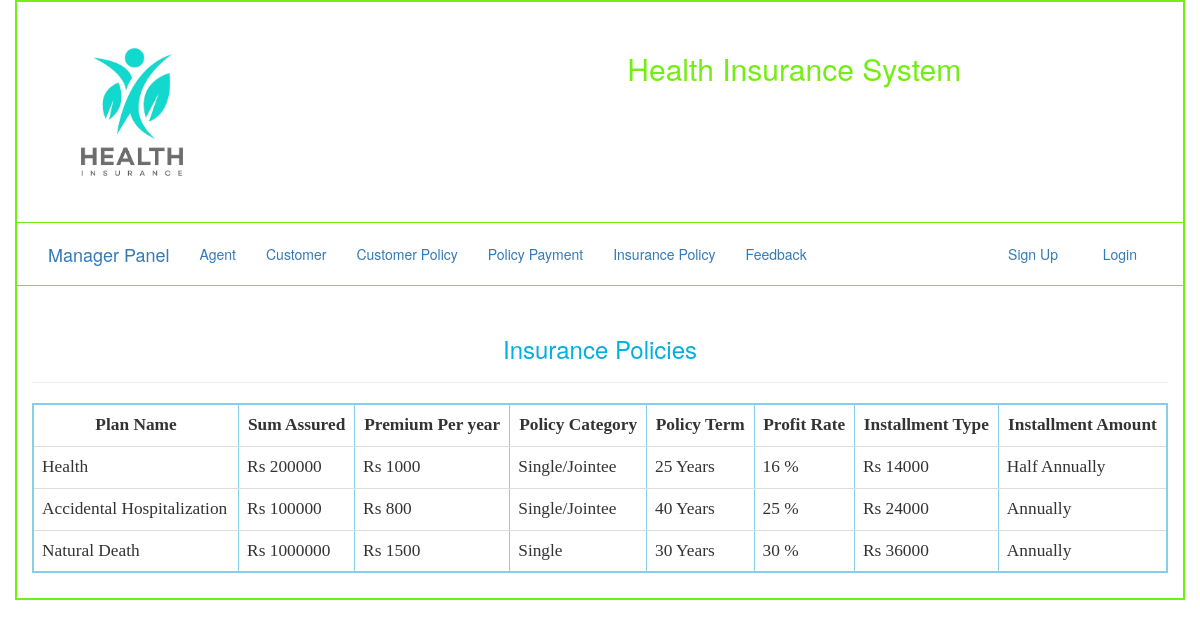
The app's page /manager/insurance_policy.php with its own data.
### tables this page shows
CREATE TABLE `policy` (
  `id` int(11) NOT NULL,
  `plan_name` varchar(100) NOT NULL,
  `SumAssured` varchar(100) NOT NULL,
  `PremiumPerYear` varchar(100) NOT NULL,
  `PolicyCategory` varchar(60) NOT NULL,
  `PolicyTerm` int(60) NOT NULL,
  `ProfitRate` int(100) NOT NULL,
  `InstallmentAmount` int(100) NOT NULL,
  `InstallmentType` varchar(50) NOT NULL
);

### manager/insurance_policy.php (the view, shortened to what this page needs)
<?php
include "db.php";
?>
<!DOCTYPE html>
<html>
<head>
<link type="text/css" rel="stylesheet" href="../css/bootstrap.css"/>
</head>
<body>
<div class="container" style="border: 2px solid #73EE13; min-height: 600px">
	<div class="row" style="border-bottom: 1px solid #73EE13">
		<div class="col-sm-4"><a href="../index.php">
			<img src="../images/logo.png" class="img-responsive" height="150px" width="200px"></a>
		</div>
		<div class="col-sm-8" style="  margin-top: 30px; text-align: center ">
			<h2> <font color="#73EE13"> Health Insurance System </font>  </h2>
		</div>
	</div>
	<div class="row" style="border-bottom: 1px solid #73EE13">
		<div class="col-sm-12" style="margin-bottom: -15px; margin-top: 5px; ">
			<nav class="navbar navbar-fluid">
  <div class="container-fluid">
    <div class="navbar-header">
      <a class="navbar-brand" href="manager.php">Manager Panel</a>
    </div>
    <div class="collapse navbar-collapse" id="myNavbar">
      <ul class="nav navbar-nav">
        <li><a href="agent.php">Agent</a></li>
        <li><a href="manager_customer.php">Customer</a></li>
        <li><a href="customer_policy.php">Customer Policy</a></li>
        <li><a href="policy_payment.php">Policy Payment</a></li>
        <li><a href="insurance_policy.php">Insurance Policy </a></li>
        <li><a href="feedback.php">Feedback</a></li>
      </ul>
      <ul class="nav navbar-nav navbar-right">
       <?php
	if(isset($_SESSION['name'])){
		?>
	 <li><a href="#"> <?php echo strtoupper($_SESSION['name']); ?></a></li>
      <li><a href="../login/logout.php"><span class="glyphicon glyphicon-log-out"></span> Logout</a></li>
    <?php
}
else{
	echo "<li><a href='login/register.php'><span class='glyphicon glyphicon-user'></span> Sign Up</a></li>";
	echo "      <li><a href='login/login.php'><span class='glyphicon glyphicon-log-in'></span> Login</a></li>";
}
?> </ul>
    </div>
  </div>
</nav>
		</div>
	</div>
<div class="row">
<div class="col-sm-12" style="margin-top: 30px" >
<h3 align="center"><font color="sky blue"> Insurance Policies<hr>
<?php echo @$_GET['remove']; ?></font></h3>
<div class="table-responsive">
<table class="table table-hover " border="2px solid green" cellspacing="0px" cellpadding="10px" align="center" style="border: 2px solid skyblue; font-family: comic; font-size: 13pt; ">
<tr >
<th> <center> Plan Name </center> </th>
<th> <center>Sum Assured </center> </th>
<th> <center>Premium Per year </center> </th>
<th> <center>Policy Category </center> </th>
<th> <center>Policy Term </center> </th>
<th> <center>Profit Rate </center> </th>
<th> <center>Installment Type </center> </th>
<th> <center>Installment Amount </center> </th>
</tr>
<?php
$qwery = "SELECT * from policy ";
$run = mysqli_query($con, $qwery);
while ($row = mysqli_fetch_array($run, MYSQLI_BOTH)) {
echo " <tr>
<td> $row[plan_name] </td>
<td>Rs $row[SumAssured] </td>
<td>Rs $row[PremiumPerYear] </td>
<td> $row[PolicyCategory] </td>
<td> $row[PolicyTerm] Years</td>
<td> $row[ProfitRate] %</td>
<td>Rs $row[InstallmentAmount] </td>
<td> $row[InstallmentType] </td>
</tr>";
}
  echo "</table>";
?>
</div>
</div>
</div>
</div>
</body>
</html>

### records on screen
policy: plan_name "Health", SumAssured "200000", PremiumPerYear "1000", PolicyCategory "Single/Jointee", PolicyTerm "25", ProfitRate "16", InstallmentAmount "14000", InstallmentType "Half Annually"
policy: plan_name "Accidental Hospitalization", SumAssured "100000", PremiumPerYear "800", PolicyCategory "Single/Jointee", PolicyTerm "40", ProfitRate "25", InstallmentAmount "24000", InstallmentType "Annually"
policy: plan_name "Natural Death", SumAssured "1000000", PremiumPerYear "1500", PolicyCategory "Single", PolicyTerm "30", ProfitRate "30", InstallmentAmount "36000", InstallmentType "Annually"
